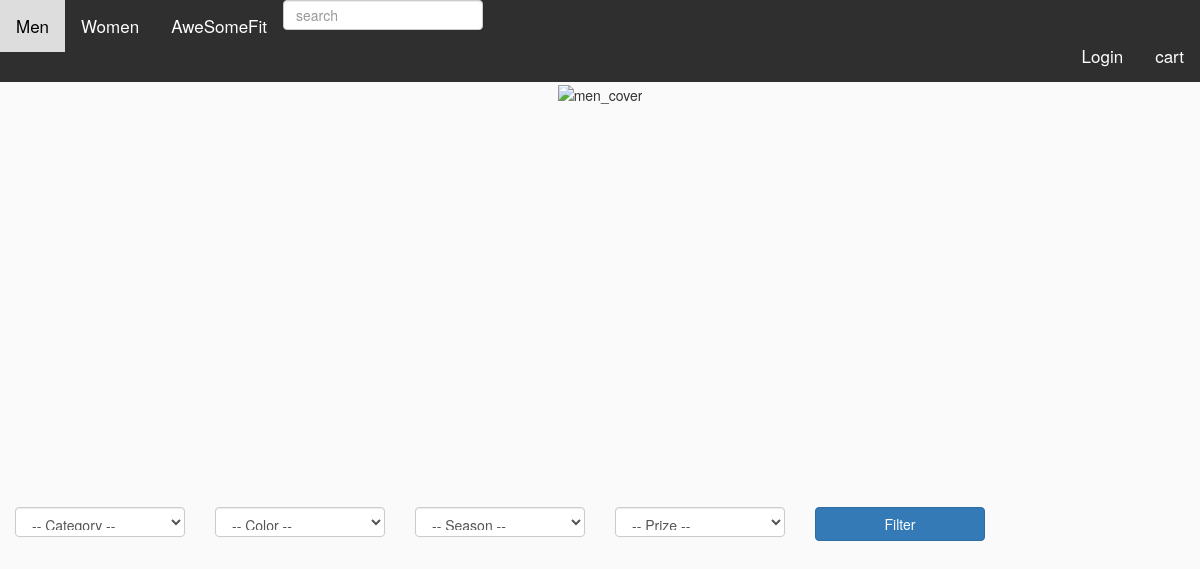
/index.php/browse/openwomen, run on an earlier commit of the app's database.
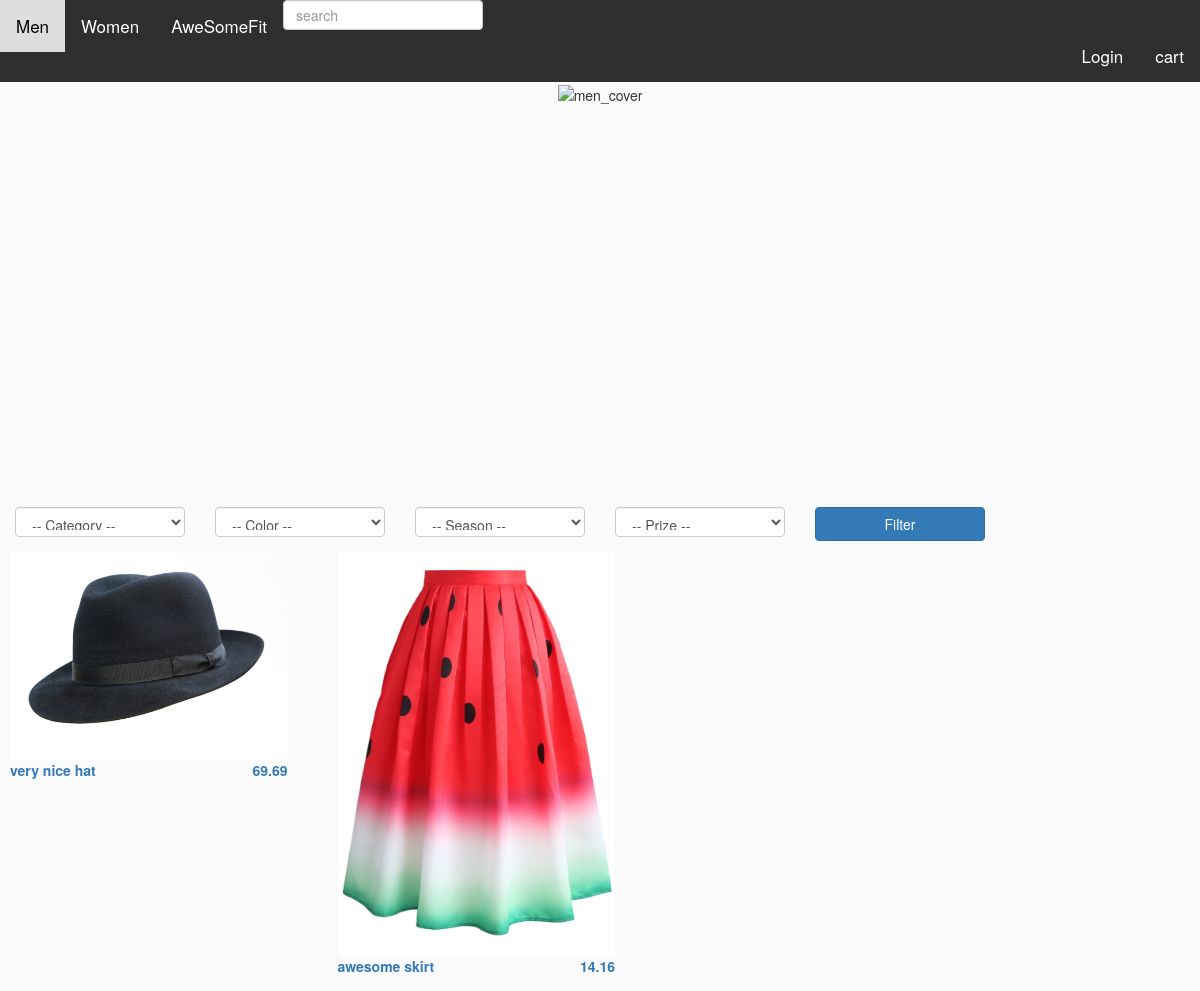
And on a later commit of the database.
### tables this page shows
CREATE TABLE `product` (
  `product_id` int(11) NOT NULL,
  `product_name` varchar(45) NOT NULL,
  `product_description` varchar(160) NOT NULL,
  `product_gender` enum('man','woman','unisex') NOT NULL,
  `product_price` float NOT NULL,
  `product_type` varchar(15) NOT NULL
);

### application/controllers/Browse.php (called while the page is built, shortened)
<?php
class Browse extends CI_Controller {
	public function __construct() {
        $this->load->helper('url_helper');
        $this->load->helper('url');
        $this->load->model('products_model');
        $this->load->library('session');
    }
    public function openwomen() {
        $data['products'] = $this->products_model->get_products_women();
		$this->load->view('women', $data);
	}
}

### index.php (called while the page is built, shortened)
<?php
require_once BASEPATH.'core/CodeIgniter.php';

### application/models/Products_model.php (called while the page is built, shortened)
<?php
class Products_model extends CI_Model {
        public function get_products_women() {
            $query = $this->db->get_where('product', "(product_gender = 'woman' OR product_gender = 'unisex')");
            return $query->result_array();
        }
}

### application/views/women.php (the view, shortened to what this page needs)
<!DOCTYPE html>
<html>
<head>
    <link rel="stylesheet" href="https://maxcdn.bootstrapcdn.com/bootstrap/3.3.7/css/bootstrap.min.css">
    <link rel="stylesheet" href="http://localhost/assets/css/global.css">
</head>
<body>
    <div class="topnav" id="myTopnav">
    <a href="http://localhost/browse/openmen">Men</a>
    <a href="http://localhost/browse/openwomen">Women</a>
    <a href="http://localhost/home">AweSomeFit</a>
    <input type="text" class="form-control" name="search" style="width: 200px; height: 30px;" placeholder="search"/>
    <a href="http://localhost/cart" style="float: right;">cart</a>
    <?php if(isset($_SESSION["user_id"])) {
        echo "<a href=\"http://localhost/profile/open_profile\" style=\"float: right;\">Profile</a>";
    }
      else {
        echo "<a href=\"http://localhost/login\" style=\"float: right;\">Login</a>";
      }
    ?>
  </div>
    <div class="col-xs-12 col-sm-12 col-md-12 col-lg-12" align="center">
        <img src="http://localhost/assets/img/Women.png" style="width: 100%;" alt="men_cover">
    </div>
    <div class="row" style="margin-top: 425px; margin-left: auto; margin-right: auto;">
        <form method="post" action="men.php">
         <div class="col-xs-12 col-sm-12 col-md-2 col-lg-2">
            <select class="form-control" name="sport" style="width: 100%; height: 30px;">
                <option selected>-- Category --</option>
            </select>
        </div>
        <div class="col-xs-12 col-sm-12 col-md-2 col-lg-2">
            <select class="form-control" style="width: 100%; height: 30px;">
                <option selected>-- Color --</option>
            </select>
        </div>
        <div class="col-xs-12 col-sm-12 col-md-2 col-lg-2">
            <select class="form-control" name="sport" style="width: 100%; height: 30px;">
                <option selected>-- Season --</option>
            </select>
        </div>
        <div class="col-xs-12 col-sm-12 col-md-2 col-lg-2">
            <select class="form-control" name="sport" style="width: 100%; height: 30px;">
                <option selected>-- Prize --</option>
            </select>
        </div>
        <div class="col-xs-12 col-sm-12 col-md-2 col-lg-2">
            <button type="submit" class="btn btn-primary" style="width: 100%;">Filter</button>
        </div>
    </form>
</div>
<div class="row">
    <?php foreach ($products as $product_item): ?>
       <a href = "http://localhost/browse/visualize/<?php echo $product_item['product_id']; ?>">
        <div class="col-xs-12 col-sm-12 col-md-3 col-lg-3" style="margin: 10px;">
           <img src="http://localhost/assets/img/products/<?php echo $product_item['product_id']; ?>.png" style="width: 100%;" alt="knit"><br>
            <label><?php echo $product_item['product_name']; ?></label>
            <label style="float: right;"><?php echo $product_item['product_price']; ?></label>
        </div>
    </a>
    <?php endforeach; ?>
</div>
</body>
</html>

What changed in the data, as far as the page shows it:
added product: shows a picture, product_name "very nice hat", product_price "69.69"
added product: shows a picture, product_name "awesome skirt", product_price "14.16"
